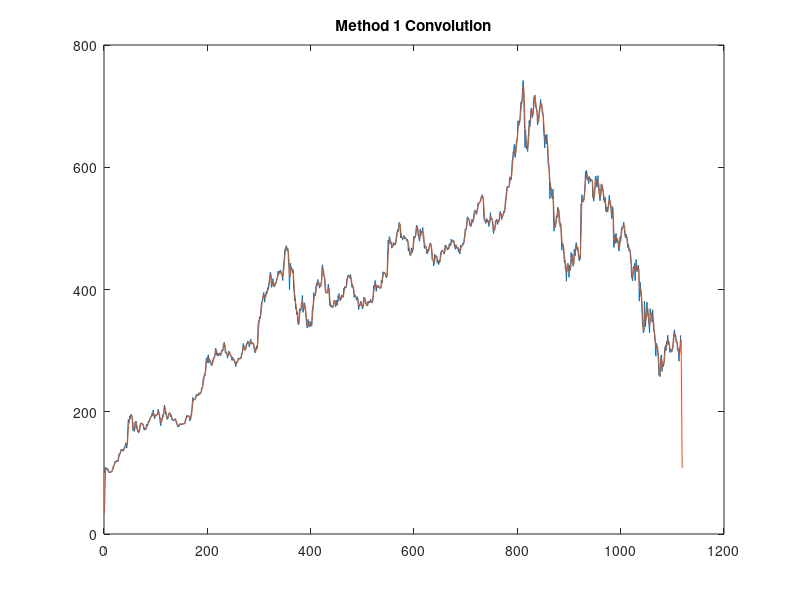
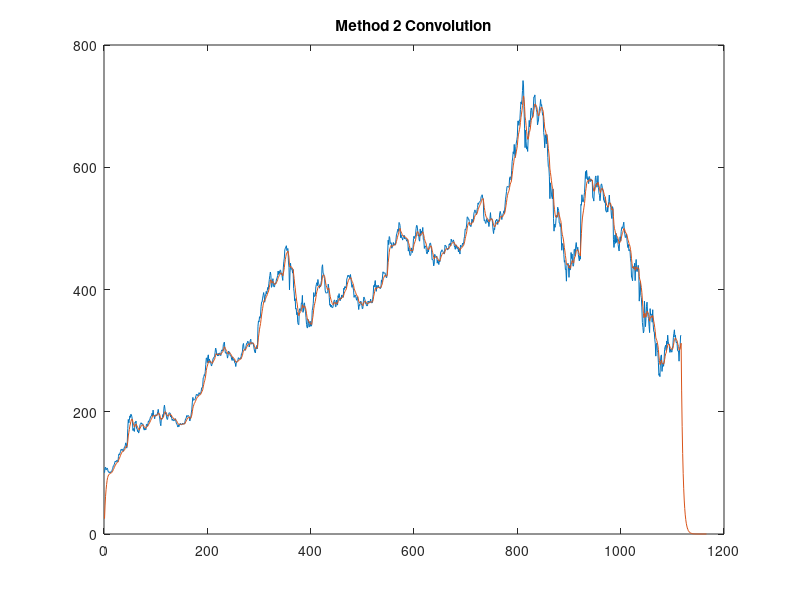
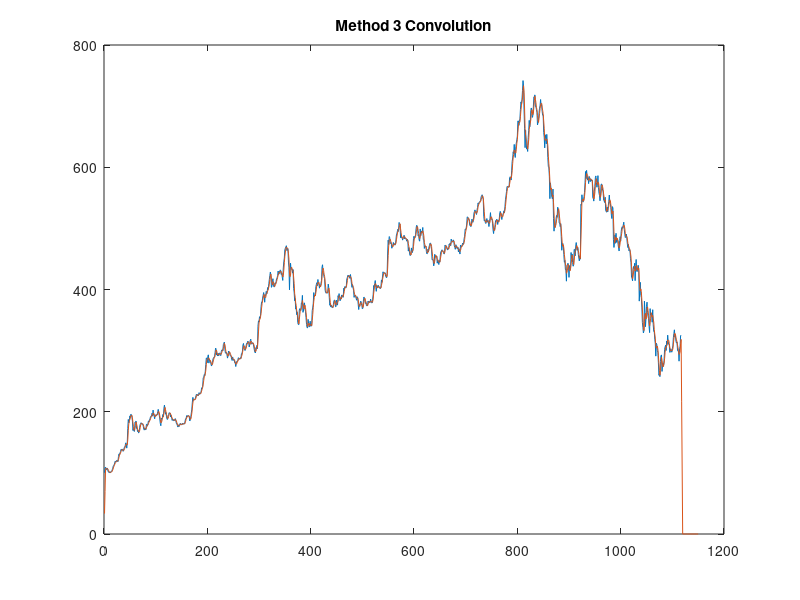

Write MATLAB code to recreate these figures, in order.
load GOOG.mat

for i=3:1:length(GOOG)
    avg1=((1/3)*(GOOG(i)+GOOG(i-1)+GOOG(i-2)));
end

figure(1)
plot(GOOG);
hold on;
Num1=[1,1,1];
Dem1=[3,0,0];
[u1,~]=impz(Num1,Dem1);
output1=conv(u1,GOOG);
plot(output1);
hold on;
title('Method 1 Convolution');

avg2=zeros(length(GOOG),1)';
for j=2:1:length(GOOG)
    avg2(j)=((1/4)*GOOG(j))+(3/4)*(avg2(j-1));    
end

figure(2)
plot(GOOG);
hold on;
Num2=[1/4,0];
Dem2=[1,-3/4];
[u2,~]=impz(Num2,Dem2);
output2=conv(u2,GOOG);
plot(output2);
hold on;
title('Method 2 Convolution');

avg3=zeros(length(GOOG),1)';
for k=4:1:length(GOOG)
    avg3(k)=(1/3)*(GOOG(k)-GOOG(k-3))+avg3(k-1);    
end

figure(3)
plot(GOOG);
hold on;
Num3=[1/3,0,0,-1/3];
Dem3=[1,-1,0,0];
[u3,~]=impz(Num3,Dem3);
output3=conv(u3,GOOG);
plot(output3);
hold on;
title('Method 3 Convolution');
